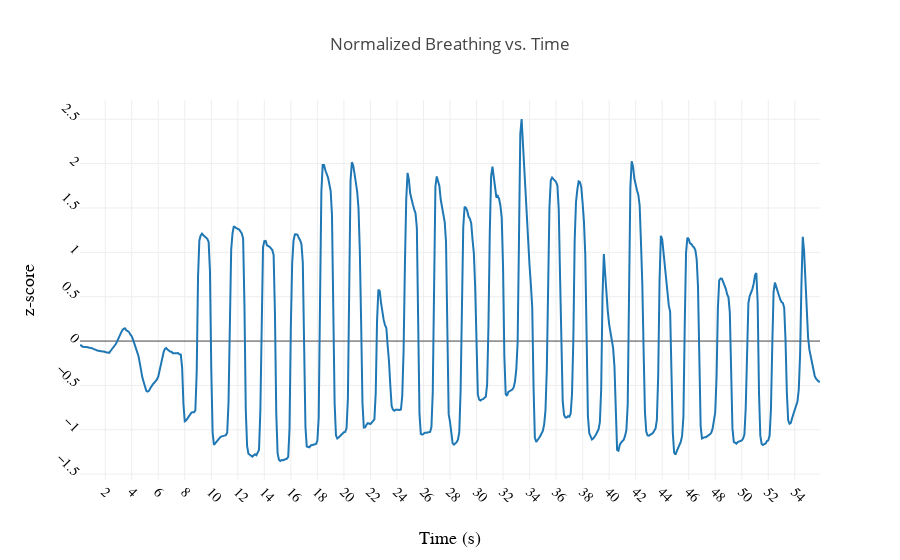

The code cell stored with this chart in its notebook:
### Code cell
#Plot Normalized Breathing

traceNormalizedBreathing = go.Scatter(x=breathingData.reltime,y=breathingData.normalizedValue,name="Normalized Breathing Signal")

#Specify Plot Layout
layout = go.Layout(
    
    title='Normalized Breathing vs. Time',
    xaxis=dict(
        title='Time (s)',
        titlefont=dict(
            family='Arial, sans-serif',
            size=18,
            color='black'
        ),
        showticklabels=True,
        tickangle=45,
        dtick=2,
        tickfont=dict(
            family='Old Standard TT, serif',
            size=14,
            color='black'
        ),
        exponentformat='e',
        showexponent='all'
    ),
    yaxis=dict(
        title='z-score',
        titlefont=dict(
            family='Arial, sans-serif',
            size=18,
            color='black'
        ),
        showticklabels=True,
        tickangle=45,
        dtick=0.5,
        tickfont=dict(
            family='Old Standard TT, serif',
            size=14,
            color='black'
        ),
        exponentformat='e',
        showexponent='all'
    )
)
fig = go.Figure(data=[traceNormalizedBreathing], layout=layout)
iplot(fig, filename='axes-labels')

### Figure 1 — Plotly figure (JSON) as saved in the notebook; plotly's stock layout.template omitted (floating-point values rounded to 4 significant figures; data arrays with more than 128 entries replaced by an {"elided": "..."} marker saying what was removed)
{"data": [{"name": "Normalized Breathing Signal", "type": "scatter", "uid": "8b0e53f4-bc3a-11e9-a077-acde48001122", "x": {"elided": "559 float values"}, "y": {"elided": "559 float values"}}], "layout": {"title": "Normalized Breathing vs. Time", "xaxis": {"dtick": 2, "exponentformat": "e", "showexponent": "all", "showticklabels": true, "tickangle": 45, "tickfont": {"color": "black", "family": "Old Standard TT, serif", "size": 14}, "title": "Time (s)", "titlefont": {"color": "black", "family": "Arial, sans-serif", "size": 18}}, "yaxis": {"dtick": 0.5, "exponentformat": "e", "showexponent": "all", "showticklabels": true, "tickangle": 45, "tickfont": {"color": "black", "family": "Old Standard TT, serif", "size": 14}, "title": "z-score", "titlefont": {"color": "black", "family": "Arial, sans-serif", "size": 18}}}}
